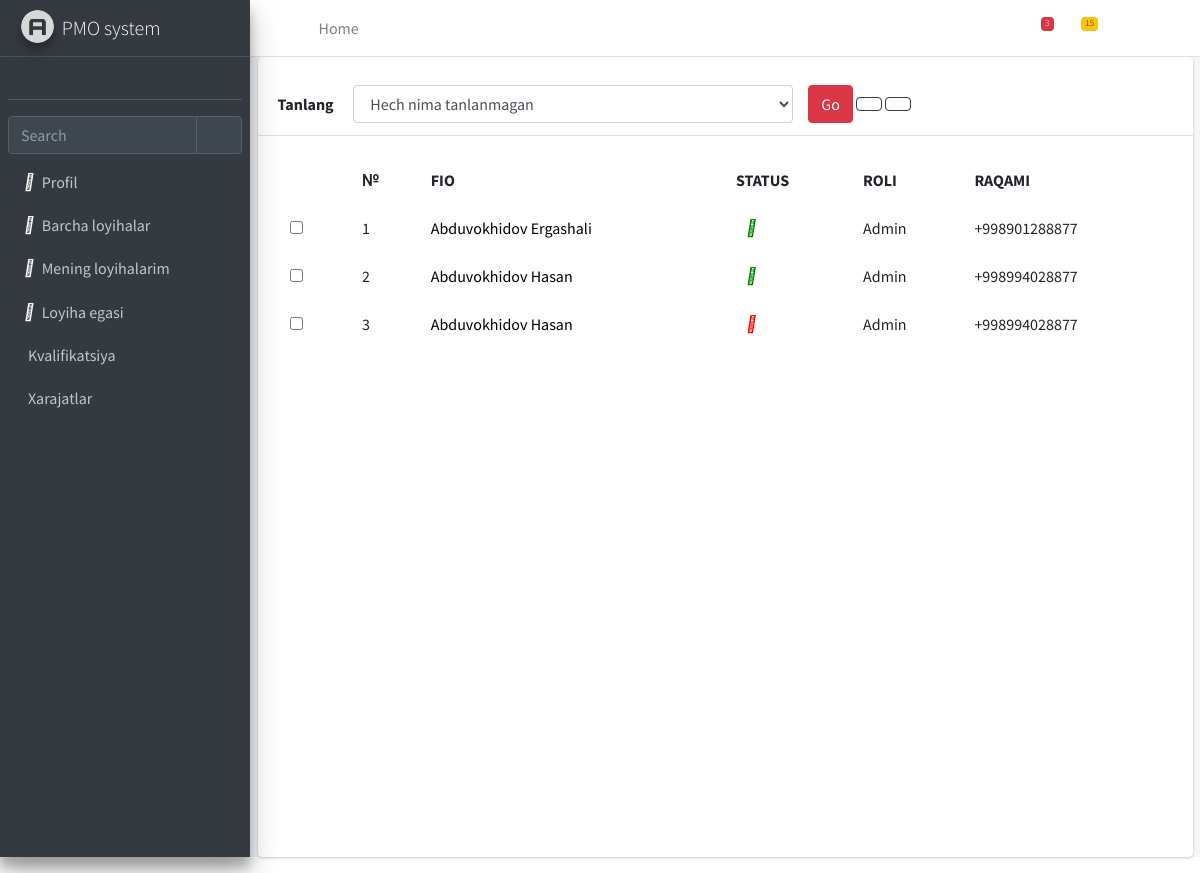
/users/view/, run on an earlier commit of the app's database.
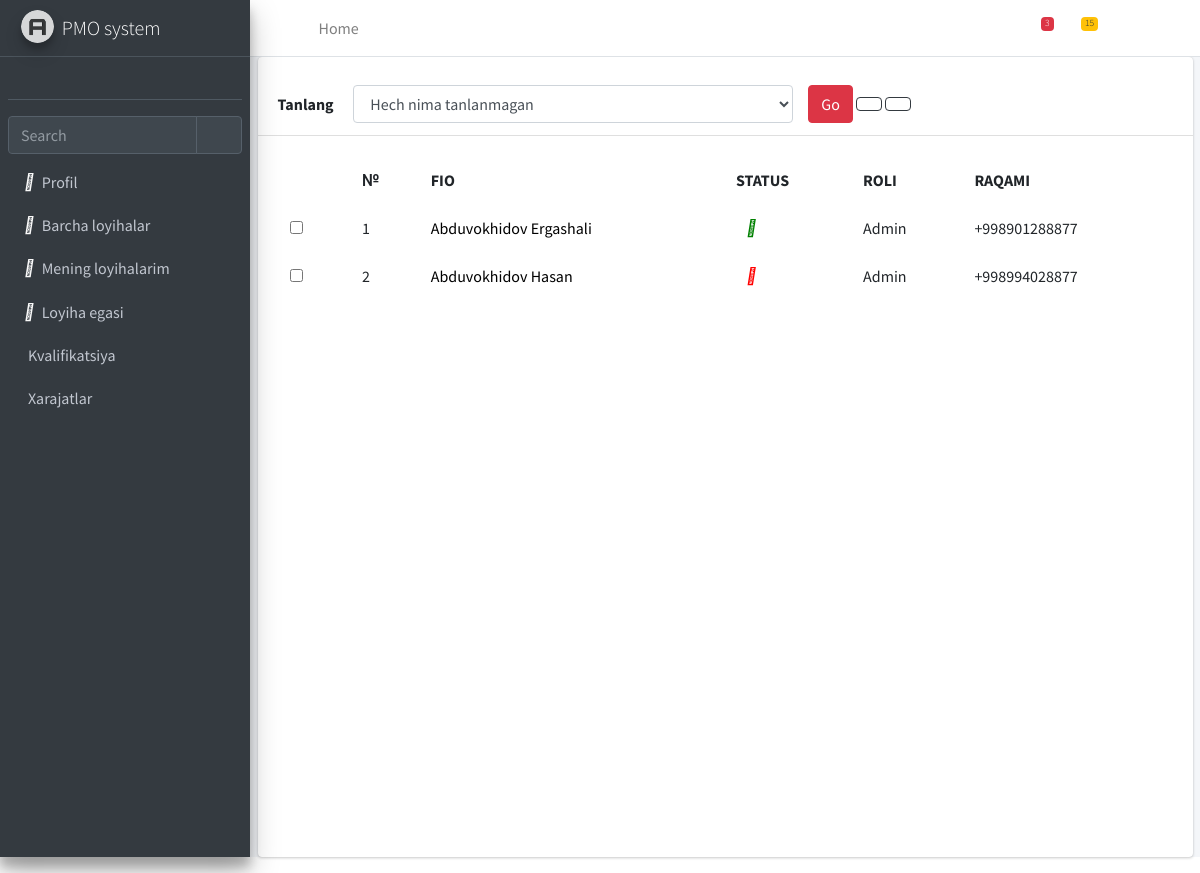
And on a later commit of the database.
### hodimlar/models.py (models this page shows, shortened)
class User(AbstractUser):
    id = models.UUIDField(primary_key=True, default=uuid.uuid4, editable=False)
    username = models.CharField(max_length=50, unique=True)
    first_name = models.CharField(max_length=100)
    last_name = models.CharField(max_length=100)
    email = models.EmailField(unique=True)
    position = models.CharField(max_length=150)
    role = models.CharField(max_length=150)
    status = models.CharField(max_length=50, default='Active')
    phone = models.CharField(max_length=100)
    avatar = models.ImageField(upload_to='images/',default='human.jpg', max_length=300,blank=True)
    blog = models.CharField(max_length=200, blank=True)
    department = models.CharField(max_length=200,blank=True)
    created_at = models.DateTimeField(auto_now_add=True)
    updated_at = models.DateTimeField(auto_now=True)
    objects = CustomUserManager()
    def get_full_name(self):
        return f"{self.first_name} {self.last_name}"

### hodimlar/views.py (the view)
# urls.py: path('view/', UsersView.as_view(), name='users'),
class UsersView(ListView):
    model = User
    template_name = 'users.html'

### templates/users.html (shortened to what this page needs)
{% extends 'base.html' %}
{% block content %}
    <div class="col-12">
        <div class="card shadow-2-strong"
             style="background-color: #ffffff; height: 100dvh">
            <div class="card-header">
                <div class="row mt-3">
                    <label for="inputEmail3" class="col-1 col-form-label">Tanlang</label>
                    <div class="col-6">
                        <select type="text" class="form-control" id="input-select">
                            <option>Hech nima tanlanmagan</option>
                        </select>
                    </div>
                    <div class="col-2">
                        <button id="do-buton" class="btn btn-danger" style="display: inline">Go</button>
                        <i onclick="location.href = '{% url 'hodimlar:create-user' %}'" id="add-user" class="fa-solid fa-circle-plus btn btn-outline-dark" ></i>
                        <i id="delete-button" class="fa-solid fa-trash-can btn btn-outline-dark"></i>
                    </div>
                </div>
            </div>
            <div class="card-body">
                <div class="table-responsive">
                    <table class="table table-borderless mb-0">
                        <thead>
                        <tr>
                            <th scope="col"></th>
                            <th scope="col">№</th>
                            <th scope="col">FIO</th>
                            <th scope="col">STATUS</th>
                            <th scope="col">ROLI</th>
                            <th scope="col">RAQAMI</th>
                        </tr>
                        </thead>
                        <tbody>
                        {% with num=0 %}
                            {% for user in object_list %}
                                <tr>
                                    <th scope="row">
                                        <div class="form-check">
                                            <input class="form-check-input" type="checkbox" value=""
                                                   id="{{ user.id }}"/>
                                        </div>
                                    </th>
                                    <td>{{ forloop.counter }}</td>
                                    <td><a class="link-list" style="text-decoration: none;color: black"
                                           href="user/{{ user.pk }}"> {{ user.get_full_name }} </a></td>
                                    {% if user.status == 'Active' %}
                                        <td><i class="fa-solid fa-circle"
                                               style="color: green;margin-left: 10%"></i></td>
                                    {% else %}
                                        <td><i class="fa-solid fa-circle"
                                               style="color: red;margin-left: 10%"></i></td>
                                    {% endif %}
                                    <td>{{ user.role }}</td>
                                    <td>{{ user.phone }}</td>
                                </tr>
                            {% endfor %}
                        {% endwith %}
                        </tbody>
                    </table>
                </div>
            </div>
        </div>
    </div>
{% endblock content %}

What changed in the data, as far as the page shows it:
removed User: get_full_name "Abduvokhidov Hasan", status "Active" (drawn), role "Admin", phone "+998994028877"
